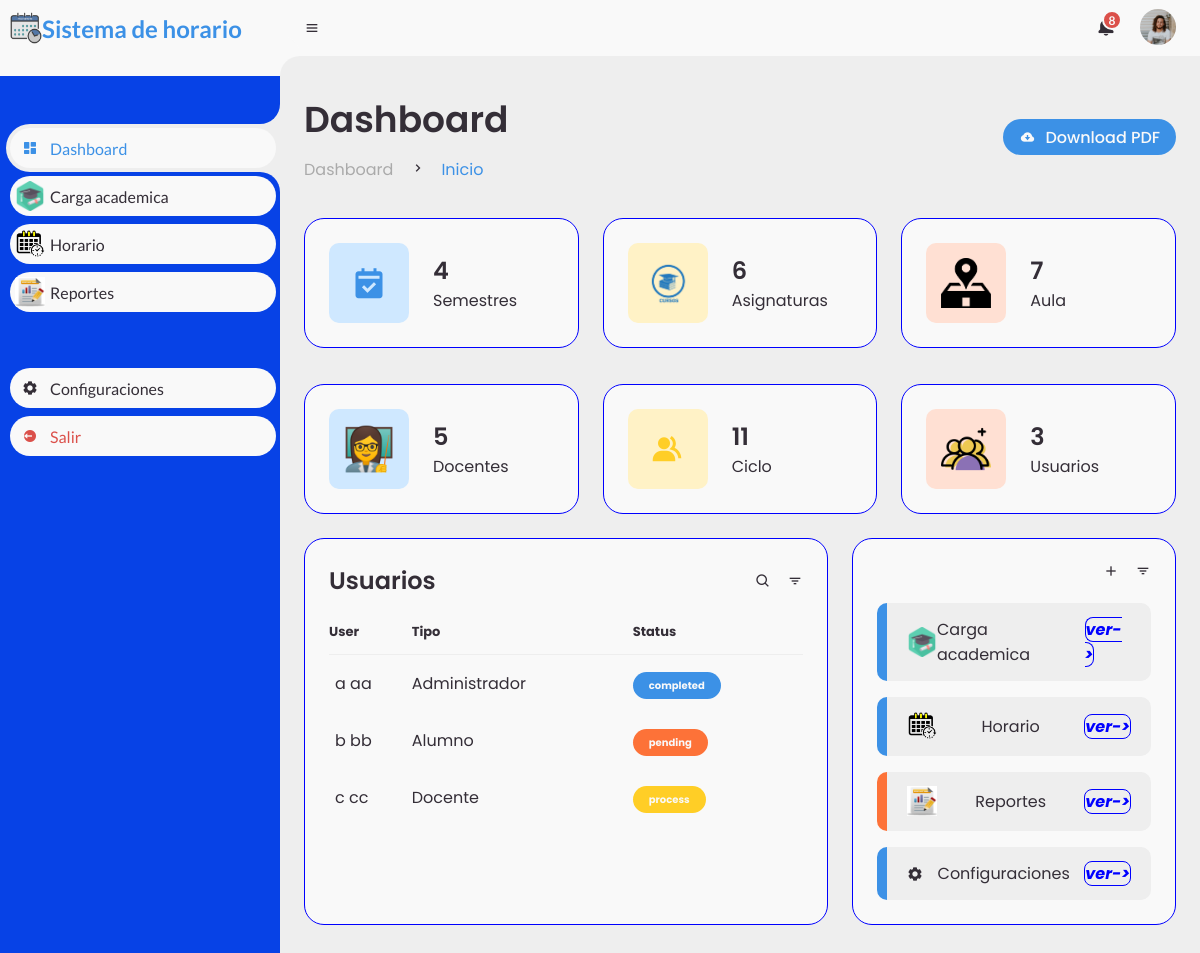
The app's page /dashboard-admin/index.php with its own data.
### tables this page shows
CREATE TABLE IF NOT EXISTS `usuario` (
  `id_usuario` int NOT NULL AUTO_INCREMENT,
  `tipo_usuario` varchar(200) NOT NULL,
  `nombre_usuario` varchar(200) NOT NULL,
  `apellido_usuario` varchar(200) NOT NULL,
  `dni_usuario` int NOT NULL,
  `direccion_usuario` varchar(200) NOT NULL,
  `celular_usuario` int NOT NULL,
  `correo_usuario` varchar(200) NOT NULL,
  `username` varchar(200) NOT NULL,
  `contrasena` varchar(200) NOT NULL,
  `estado` varchar(200) NOT NULL,
  PRIMARY KEY (`id_usuario`)
);

### dashboard-admin/index.php (the view, shortened to what this page needs)
<!DOCTYPE html>
<html lang="en">
<head>
	<link href='https://unpkg.com/boxicons@2.0.9/css/boxicons.min.css' rel='stylesheet'>
	<link rel="stylesheet" href="style.css">
</head>
<body>
	<section id="sidebar" style="background-color: rgb(7, 66, 230);">
		<a href="#" class="brand">
			<img src="../img/semestre.png" style="width: 32px; height: 32px; margin-left: 10px;" alt="logo restaurantapp">
			<span class="text">Sistema de horario</span>
		</a>
		<ul class="side-menu top">
			<li class="active">
				<a href="#">
					<i class='bx bxs-dashboard'></i>
					<span class="text">Dashboard</span>
				</a>
			</li>
			<li>
				<a href="carga_academica.php">
					<i class='bx '>
						<img src="../img/carga.png" style="width: 30px; height: 30px;">
					</i>
					<span class="text">Carga academica</span>
				</a>
			</li>
			<li>
				<a href="horario_academico.php">
					<i class='bx'>
						<img src="../img/horario.png" style="width: 30px; height: 30px;">
					</i>
					<span class="text">Horario</span>
				</a>
			</li>
			<li>
				<a href="reportes.php">
					<i class='bx'>
						<img src="../img/reporte.png" style="width: 30px; height: 30px;">
					</i>
					<span class="text">Reportes</span>
				</a>
			</li>
		</ul>
		<ul class="side-menu">
			<li>
				<a href="configuraciones.php">
					<i class='bx bxs-cog'></i>
					<span class="text">Configuraciones</span>
				</a>
			</li>
			<li>
				<a href="../controlador/desconectar.php" class="logout">
					<i class='bx bxs-log-out-circle'></i>
					<span class="text">Salir</span>
				</a>
			</li>
		</ul>
	</section>
	<section id="content">
		<nav>
			<i class='bx bx-menu'></i>
			<form action="#">
				<div class="form-input">
				</div>
			</form>
			<a href="#" class="notification">
				<span class="num">8</span>
			</a>
			<a href="#" class="profile">
				<img src="img/people.png">
			</a>
		</nav>
		<main>
			<div class="head-title">
				<div class="left">
					<h1>Dashboard</h1>
					<ul class="breadcrumb">
						<li>
							<a href="#">Dashboard</a>
						</li>
						<li><i class='bx bx-chevron-right'></i></li>
						<li>
							<a class="active" href="#">Inicio</a>
						</li>
					</ul>
				</div>
				<a href="#" class="btn-download">
					<i class='bx bxs-cloud-download'></i>
					<span class="text">Download PDF</span>
				</a>
			</div>
			<?php
			require("../controlador/conexion.php");
			$querySemestre = mysqli_query($mysqli, "SELECT *FROM semestres");
			$cantidadSemestres = mysqli_num_rows($querySemestre);
			$queryCursos2 = mysqli_query($mysqli, "SELECT *FROM cursos");
			$cantidadCursos2 = mysqli_num_rows($queryCursos2);
			$queryLocal2 = mysqli_query($mysqli, "SELECT *FROM locales");
			$cantidadLocal2 = mysqli_num_rows($queryLocal2);
			$queryDocentes = mysqli_query($mysqli, "SELECT *FROM docentes");
			$cantidadDocente2 = mysqli_num_rows($queryDocentes);
			$queryCiclo = mysqli_query($mysqli, "SELECT *FROM ciclo");
			$cantidadCiclos = mysqli_num_rows($queryCiclo);
			$queryUsuarios = mysqli_query($mysqli, "SELECT *FROM usuario");
			$usuarios = mysqli_fetch_all($queryUsuarios, MYSQLI_ASSOC);
			$cantidadUsuarios = mysqli_num_rows($queryUsuarios);
			?>
			<ul class="box-info">
				<li style="border: 1px solid blue;">
					<i class='bx bxs-calendar-check'></i>
					<span class="text ">
						<h3><?php echo $cantidadSemestres ?></h3>
						<p>Semestres</p>
					</span>
				</li>
				<li style="border: 1px solid blue;">
					<i class='bx'>
						<img src="../img/cursos.png" style="width: 50px; height: 50px;">
					</i>
					<span class="text">
						<h3><?php echo $cantidadCursos2 ?></h3>
						<p>Asignaturas</p>
					</span>
				</li>
				<li style="border: 1px solid blue;">
					<i class='bx'>
						<img src="../img/local.png" style="width: 50px; height: 50px;">
					</i>
					<span class="text">
						<h3><?php echo $cantidadLocal2 ?></h3>
						<p>Aula</p>
					</span>
				</li>
			</ul>
			<ul class="box-info">
				<li style="border: 1px solid blue;">
					<i class='bx'>
						<img src="../img/docente.png" style="width: 50px; height: 50px;">
					</i>
					<span class="text ">
						<h3><?php echo $cantidadDocente2; ?></h3>
						<p>Docentes</p>
					</span>
				</li>
				<li style="border: 1px solid blue;">
					<i class='bx bxs-group'></i>
					<span class="text">
						<h3><?php echo $cantidadCiclos; ?></h3>
						<p>Ciclo</p>
					</span>
				</li>
				<li style="border: 1px solid blue;">
					<i class='bx '>
						<img src="../img/useregis.png" style="width: 50px; height: 50px;">
					</i>
					<span class="text">
						<h3><?php echo $cantidadUsuarios; ?></h3>
						<p>Usuarios</p>
					</span>
				</li>
			</ul>
			<div class="table-data">
				<div class="order" style="border: 1px solid blue;">
					<div class="head">
						<h3>Usuarios</h3>
						<i class='bx bx-search'></i>
						<i class='bx bx-filter'></i>
					</div>
					<table>
						<thead>
							<tr>
								<th>User</th>
								<th>Tipo</th>
								<th>Status</th>
							</tr>
						</thead>
						<tbody>
							<?php
							foreach ($usuarios as $usuario) {
							?>
								<tr>
									<td>
										<p><?php echo $usuario['nombre_usuario'] . " " . $usuario['apellido_usuario'] ?></p>
									</td>
									<td><?php echo $usuario['tipo_usuario']; ?></td>
									<td><span class="status <?php echo $usuario['estado'] ?>"><?php echo $usuario['estado'] ?></span></td>
								</tr>
							<?php
							}
							?>
						</tbody>
					</table>
				</div>
				<div class="todo" style="border: 1px solid blue;">
					<div class="head">
						<i class='bx bx-plus'></i>
						<i class='bx bx-filter'></i>
					</div>
					<ul class="todo-list">
						<li class="completed">
							<i class='bx'>
								<img src="../img/carga.png" style="width: 30px; height: 30px;">
							</i>
							<p>Carga academica</p>
							<i class="completed">
								<a href="carga_academica.php" style="border: 1px solid blue; border-radius: 8px;">
									<strong style="color: blue;">ver-></strong>
								</a>
							</i>
						</li>
						<li class="completed">
							<i class='bx'>
								<img src="../img/horario.png" style="width: 30px; height: 30px;">
							</i>
							<p>Horario</p>
							<i class="completed">
								<a href="horario_academico.php" style="border: 1px solid blue; border-radius: 8px;">
									<strong style="color: blue;">ver-></strong>
								</a>
							</i>
						</li>
						<li class="not-completed">
							<i class='bx'>
								<img src="../img/reporte.png" style="width: 30px; height: 30px;">
							</i>
							<p>Reportes</p>
							<i class="completed">
								<a href="reportes.php" style="border: 1px solid blue; border-radius: 8px;">
									<strong style="color: blue;">ver-></strong>
								</a>
							</i>
						</li>
						<li class="completed">
							<i class='bx bxs-cog'>
							</i>
							<p>Configuraciones</p>
							<i class="completed">
								<a href="configuraciones.php" style="border: 1px solid blue; border-radius: 8px;">
									<strong style="color: blue;">ver-></strong>
								</a>
							</i>
						</li>
					</ul>
				</div>
			</div>
		</main>
	</section>
</body>
</html>

### records on screen
usuario: nombre_usuario "a", apellido_usuario "aa", tipo_usuario "Administrador", estado "completed"
usuario: nombre_usuario "b", apellido_usuario "bb", tipo_usuario "Alumno", estado "pending"
usuario: nombre_usuario "c", apellido_usuario "cc", tipo_usuario "Docente", estado "process"

### other values on screen
$cantidadSemestres "4"
$cantidadCursos2 "6"
$cantidadLocal2 "7"
$cantidadDocente2 "5"
$cantidadCiclos "11"
$cantidadUsuarios "3"
